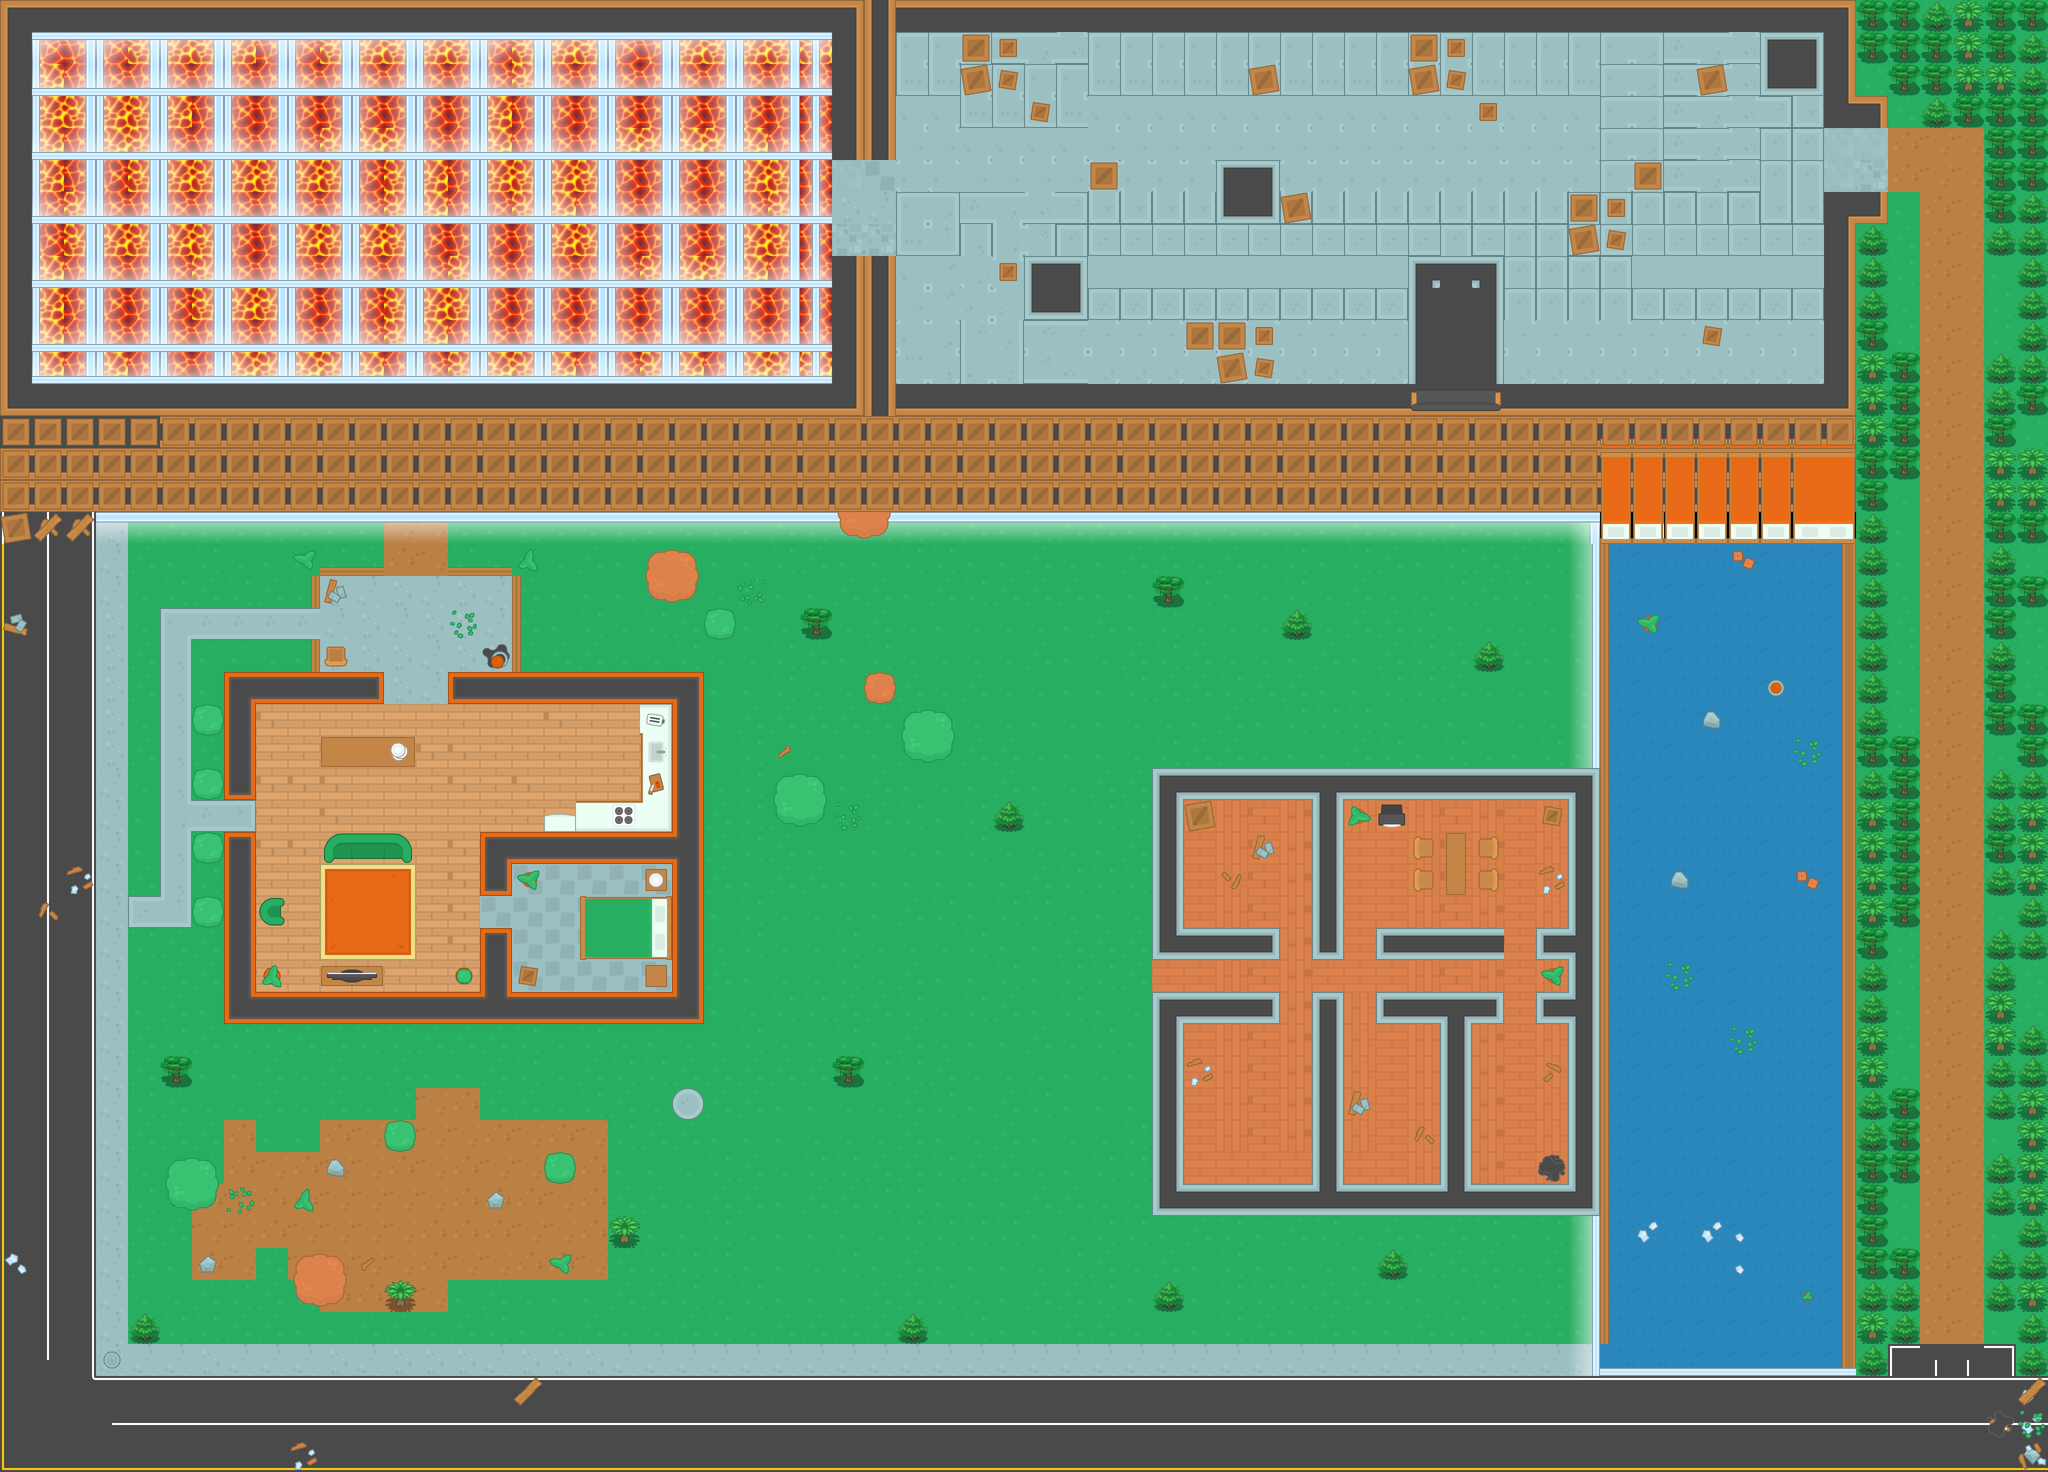

Tiled map render using the project's own tile images. Description and the map definition, with tile-layer contents summarised, below:
An orthogonal 64x46 tile map with 64x64 px tiles, 4 tile layers (ground, walls, items, decorations), 6 tilesets and 192 objects (120x wall, 48x zombie, 14x demon, 6x health, player, ...).

<map version="1.4" tiledversion="1.4.3" orientation="orthogonal" renderorder="right-down" width="64" height="46" tilewidth="64" tileheight="64" infinite="0" nextlayerid="7" nextobjectid="288">
 <editorsettings>
  <chunksize width="15" height="16" />
 </editorsettings>
 <tileset firstgid="1" name="spritesheet_tiles" tilewidth="64" tileheight="64" spacing="10" tilecount="540" columns="27">
  <image source="../img/spritesheet_tiles.png" width="1988" height="1470" />
 </tileset>
 <tileset firstgid="541" source="lava1.tsx" />
 <tileset firstgid="542" source="lava.tsx" />
 <tileset firstgid="543" source="bigtree.tsx" />
 <tileset firstgid="544" source="tileGreen_39.tsx" />
 <tileset firstgid="545" source="tree.tsx" />
 <layer id="1" name="ground" width="64" height="46">
  <data>[2944 cells, 2944 non-empty, 105 distinct tile ids]</data>
 </layer>
 <layer id="2" name="walls" width="64" height="46">
  <data>[2944 cells, 966 non-empty, 69 distinct tile ids]</data>
 </layer>
 <layer id="3" name="items" width="64" height="46">
  <data>[2944 cells, 267 non-empty, 49 distinct tile ids]</data>
 </layer>
 <layer id="4" name="decorations" width="64" height="46">
  <data>[2944 cells, 119 non-empty, 30 distinct tile ids]</data>
 </layer>
 <objectgroup id="5" name="Obstacles">
  <object id="1" name="player" x="336" y="1232" width="32" height="32" />
  <object id="2" name="wall" x="448" y="1344" width="320" height="64" />
  <object id="3" name="wall" x="448" y="1984" width="960" height="64" />
  <object id="4" name="wall" x="960" y="1664" width="384" height="64" />
  <object id="5" name="wall" x="1344" y="1408" width="64" height="576" visible="0" />
  <object id="6" name="wall" x="448" y="1408" width="64" height="192" />
  <object id="7" name="wall" x="448" y="1664" width="64" height="320" />
  <object id="8" name="wall" x="960" y="1856" width="64" height="128" />
  <object id="9" name="wall" x="960" y="1728" width="64" height="64" />
  <object id="15" name="wall" x="896" y="1344" width="512" height="64" />
  <object id="21" name="wall" x="640" y="1472" width="192" height="64" />
  <object id="22" name="wall" x="1168" y="1792" width="176" height="128" />
  <object id="23" name="wall" x="1152" y="1600" width="128" height="32" />
  <object id="24" name="wall" x="656" y="1664" width="160" height="48" />
  <object id="25" name="wall" x="512" y="1808" width="48" height="32" />
  <object id="26" name="wall" x="640" y="1936" width="128" height="48" />
  <object id="28" name="wall" x="910" y="1933" width="35" height="35" />
  <object id="29" name="wall" x="1088" y="1632" width="64" height="32" />
  <object id="30" name="wall" x="1040" y="1744" width="32" height="32" />
  <object id="31" name="wall" x="528" y="1936" width="32" height="32" />
  <object id="34" name="wall" x="656" y="1296" width="32" height="48" />
  <object id="35" name="wall" x="1024" y="1936" width="48" height="48" />
  <object id="36" name="wall" x="1296" y="1920" width="48" height="48" />
  <object id="37" name="wall" x="1296" y="1728" width="48" height="48" />
  <object id="38" name="wall" x="1280" y="1408" width="16" height="256" />
  <object id="40" name="demon" x="3126.91" y="2831.15" width="32" height="32" />
  <object id="42" name="zombie" x="1072" y="1840" width="32" height="32" />
  <object id="46" name="wall" x="784" y="2256" width="32" height="32" />
  <object id="47" name="wall" x="1104" y="2320" width="32" height="32" />
  <object id="48" name="wall" x="608" y="2528" width="64" height="64" />
  <object id="49" name="wall" x="352" y="2336" width="64" height="64" />
  <object id="50" name="wall" x="1312" y="1120" width="64" height="64" />
  <object id="52" name="wall" x="1824" y="1440" width="64" height="64" />
  <object id="53" name="wall" x="1744" y="1360" width="32" height="32" />
  <object id="54" name="wall" x="1424" y="1232" width="32" height="32" />
  <object id="55" name="wall" x="1680" y="1008" width="96" height="64" />
  <object id="56" name="wall" x="1568" y="1568" width="64" height="64" />
  <object id="57" name="wall" x="400" y="1808" width="32" height="32" />
  <object id="58" name="wall" x="400" y="1680" width="32" height="32" />
  <object id="59" name="wall" x="400" y="1552" width="32" height="32" />
  <object id="60" name="wall" x="400" y="1424" width="32" height="32" />
  <object id="63" name="zombie" x="1184" y="1488" width="32" height="32" />
  <object id="87" name="zombie" x="136" y="1898" width="32" height="32" />
  <object id="88" name="zombie" x="2082" y="2342" width="32" height="32" />
  <object id="89" name="zombie" x="1744" y="1632" width="32" height="32" />
  <object id="90" name="zombie" x="1804" y="1952" width="32" height="32" />
  <object id="91" name="zombie" x="1584" y="1872" width="32" height="32" />
  <object id="92" name="zombie" x="1504" y="1760" width="32" height="32" />
  <object id="93" name="zombie" x="2050" y="1826" width="32" height="32" />
  <object id="94" name="zombie" x="1872" y="1600" width="32" height="32" />
  <object id="99" name="health" x="848" y="1936" width="32" height="32" />
  <object id="100" name="shotgun" x="2756" y="1792" width="32" height="32" />
  <object id="132" name="health" x="3024" y="1616" width="32" height="32" />
  <object id="133" name="zombie" x="2532" y="2660" width="32" height="32" />
  <object id="134" name="zombie" x="2704" y="2128" width="32" height="32" />
  <object id="135" name="zombie" x="2832" y="2128" width="32" height="32" />
  <object id="136" name="zombie" x="2960" y="2144" width="32" height="32" />
  <object id="137" name="zombie" x="3024" y="2064" width="32" height="32" />
  <object id="138" name="zombie" x="849.091" y="1201.58" width="32" height="32" />
  <object id="139" name="zombie" x="2544" y="2224" width="32" height="32" />
  <object id="140" name="zombie" x="2480" y="2144" width="32" height="32" />
  <object id="141" name="zombie" x="102" y="2290" width="32" height="32" />
  <object id="142" name="zombie" x="2416" y="2160" width="32" height="32" />
  <object id="143" name="zombie" x="3088" y="2272" width="32" height="32" />
  <object id="144" name="zombie" x="3040" y="1760" width="32" height="32" />
  <object id="145" name="zombie" x="2752" y="1712" width="32" height="32" />
  <object id="146" name="zombie" x="2464" y="1760" width="32" height="32" />
  <object id="147" name="wall" x="2304" y="1536" width="896" height="64" />
  <object id="149" name="wall" x="2304" y="2368" width="896" height="64" />
  <object id="150" name="wall" x="2368" y="1984" width="192" height="64" />
  <object id="151" name="wall" x="2368" y="1856" width="192" height="64" />
  <object id="152" name="wall" x="2752" y="1984" width="256" height="64" />
  <object id="153" name="wall" x="2752" y="1856" width="256" height="64" />
  <object id="154" name="wall" x="3072" y="1856" width="64" height="192" />
  <object id="156" name="wall" x="2304" y="1600" width="64" height="320" />
  <object id="157" name="wall" x="2304" y="1984" width="64" height="384" />
  <object id="158" name="wall" x="2624" y="1984" width="64" height="384" />
  </objectgroup>
</map>
<!-- 115 of 192 objects omitted -->
